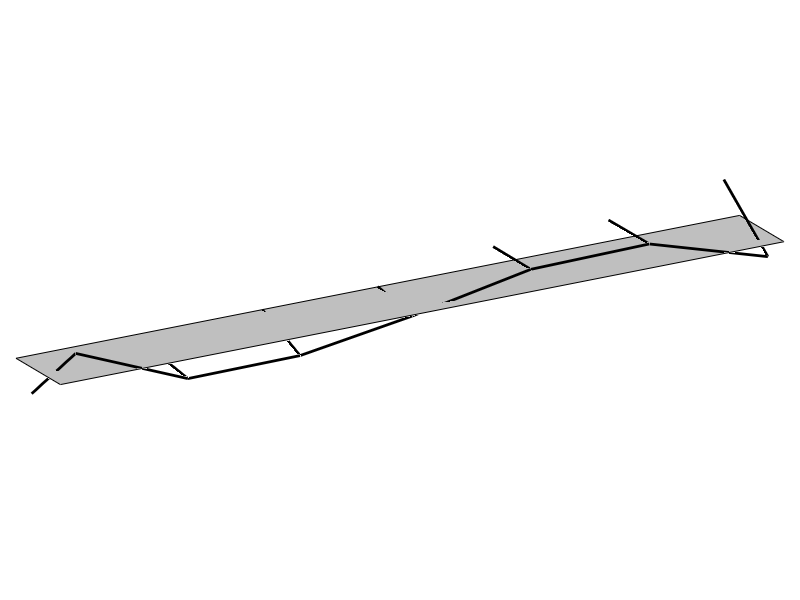

MATLAB code for this plot:
function fig = shapePontsMarne(plateDim, sensorsPos, sensorsDir, shape, figTitle)
%COMPLEXSHAPEPLOTDEFAULT Summary of this function goes here
%   Detailed explanation goes here

displayChannelNb = false;
horizontalInterp = 'lin'; % 'none' 'lin', 'quad';
shapeCoeff = 0.1;


if nargin < 4
    warning('shape mising');
    
    L = 74 + 2*(0.51+0.125);
    l = 8 + 2*0;
    D = 12;
    plateDim = [L, l];
    sensorsPos = [L/2-2*D, 0;L/2-1*D, 0;L/2, 0;L/2+1*D, 0;L/2+2*D, 0;L/2+3*D, 0;L/2-3*D, l;L/2-2*D, l;L/2-1*D, l;L/2, l;L/2+1*D, l;L/2+2*D, l;L/2+3*D, l;L/2-3*D, 0;L/2, 0];
    sensorsDir = [0, 0, 1;0, 0, 1;0, 0, 1;0, 0, 1;0, 0, 1;0, 0, 1;0, 0, 1;0, 0, 1;0, 0, 1;0, 0, 1;0, 0, 1;0, 0, 1;0, 0, 1;0, 0, 1;0, 1, 0];
    shape = randn(1, 15);
    shape = shape / norm(shape);
end

if nargin < 5
    figTitle = '';
end

if any(~isreal(shape))
    error(' ');
end


if length(shape) ~= size(sensorsPos, 1)
    warning(sprintf('Mode shape dimensions: %u (%u expected)', [length(shape), size(sensorsPos, 1)]));
end

if size(shape, 1) == 1
    shape = shape.';
end


% shape = shapeCoeff*shape;
shape = shapeCoeff * max(plateDim)/(max(shape) - min(shape)) * shape;


%% mise en forme surface

indSensVert = sensorsDir(:, 3) == 1; % capteurs verticaux
indSensHor = find(sensorsDir(:, 2) == 1); % capteur horizontal

indSensLeft = find(indSensVert & sensorsPos(:, 2) <= mean(sensorsPos(indSensVert, 2))); % capteurs verticaux amont
indSensRight = find(indSensVert & sensorsPos(:, 2) > mean(sensorsPos(indSensVert, 2))); % capteurs verticaux aval

[~, I] = sort(sensorsPos(indSensLeft, 1)); % tri croissant
% sensorsPos(indSensLeft, 1) = sensorsPos(indSensLeft(I), 1);
indSensLeft = indSensLeft(I);
[~, I] = sort(sensorsPos(indSensRight, 1)); % tri croissant
% sensorsPos(indSensRight, 1) = sensorsPos(indSensRight(I), 1);
indSensRight = indSensRight(I);

posSensX = [sensorsPos(indSensLeft, 1), sensorsPos(indSensRight, 1)];
posSensY = [sensorsPos(indSensLeft, 2), sensorsPos(indSensRight, 2)];

%% interpolation deplacement horizontal

switch horizontalInterp
    case 'none'
        horInterpFunc = @(X) zeros(size(X));
    case 'lin'
        L = plateDim(1);
        x0 = sensorsPos(indSensHor, 1);
        y0 = shape(indSensHor);
        horInterpFunc = @(X) y0/x0 * X .* (X<=x0) - y0/(L-x0) * (X-L) .* (X>x0);
    case 'quad'
        L = plateDim(1);
        x0 = sensorsPos(indSensHor, 1);
        y0 = shape(indSensHor);
        coeffA = y0/(x0^2-L*x0);
        coeffB = -L*coeffA;
        horInterpFunc = @(X) coeffA*X.^2 + coeffB*X;
end

%% calcul surface

posSensZ = [shape(indSensLeft), shape(indSensRight)];

posSensY = posSensY + horInterpFunc(posSensX);


%% plot
n = length(shape);

fig = figure('Name', figTitle);
set(fig, 'Position', get(fig, 'Position') .* [1 1 1.2 0.9]);
ax = axes(fig);
hold(ax, 'on');
% legend(ax, 'AutoUpdate' ,'off');

% plate
Xplate = [0, 0; plateDim(1), plateDim(1)];
Yplate = [0, plateDim(2); 0, plateDim(2)];
Zplate = zeros(2);

surf(ax, Xplate, Yplate, Zplate, 'EdgeColor', 'black', 'FaceColor', 0.5*[1 1 1], 'FaceAlpha', 0.5);


% dof
surf(ax, posSensX, posSensY, posSensZ, 'EdgeColor', 'black', 'FaceColor', 0.5*[1 1 1],...
    'FaceAlpha', 0., 'FaceLighting', 'gouraud', 'LineWidth', 2);


% dof
for k = 1:n
    X = sensorsPos(k, 1) * [1 1];
    Y = sensorsPos(k, 2) * [1 1];
    Z = [0 0];
    X = X + shape(k) * [0, sensorsDir(k, 1)];
    Y = Y + shape(k) * [0, sensorsDir(k, 2)];
    Z = Z + shape(k) * [0, sensorsDir(k, 3)];
    
    dofColor = 0.8 * [1 0 0];
    
%     mArrow3(ax, [X(1), Y(1), Z(1)], [X(2), Y(2), Z(2)], 'color', dofColor, 'stemWidth', min(plateDim)/20);
    
    if displayChannelNb
        %text(ax, X(2), Y(2), Z(2) + 0.1*sign(shape(k))*max(abs(shape)), ['', num2str(k)]);
        text(ax, X(1), Y(1), Z(1), [' ch', num2str(k)]);
    end
end


% legendNames = {};
% for k = 1:length(shape)
%     legendNames{end+1} = ['dof', num2str(k)];
% end
% 
% legend(ax, legendNames);



view(ax, -30, 20);

daspect(ax, [1 1 1]);
set(ax, 'PositionConstraint', 'innerposition');
set(ax, 'XLim', [0, plateDim(1)]);
set(ax, 'YLim', [0, plateDim(2)]);
set(ax, 'ZLim', max(plateDim)*0.2*[-1 1]);
set(ax, 'Clipping', 'off');
% pbaspect(ax, [plateDim, 0.3*max(plateDim)]);
set(ax,'visible','off');
set(ax, 'InnerPosition', [0.02 0.02 0.96 0.96]);

% lightangle(ax, -70, 40);
% lighting gouraud

end

